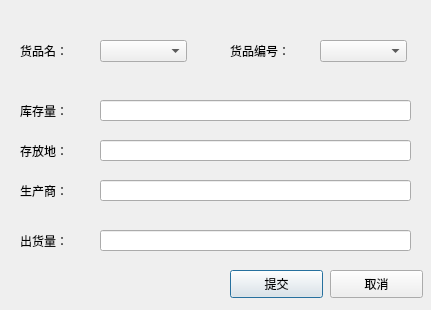
<?xml version="1.0" encoding="UTF-8"?>
<ui version="4.0">
 <class>Seller_newShipmentLog</class>
 <widget class="QDialog" name="Seller_newShipmentLog">
  <property name="geometry">
   <rect>
    <x>0</x>
    <y>0</y>
    <width>431</width>
    <height>310</height>
   </rect>
  </property>
  <property name="windowTitle">
   <string>Dialog</string>
  </property>
  <widget class="QPushButton" name="btn_submit">
   <property name="geometry">
    <rect>
     <x>230</x>
     <y>270</y>
     <width>93</width>
     <height>28</height>
    </rect>
   </property>
   <property name="text">
    <string>提交</string>
   </property>
  </widget>
  <widget class="QPushButton" name="btn_cancel">
   <property name="geometry">
    <rect>
     <x>330</x>
     <y>270</y>
     <width>93</width>
     <height>28</height>
    </rect>
   </property>
   <property name="text">
    <string>取消</string>
   </property>
  </widget>
  <widget class="QComboBox" name="comboBox_goodsName">
   <property name="geometry">
    <rect>
     <x>100</x>
     <y>40</y>
     <width>87</width>
     <height>22</height>
    </rect>
   </property>
  </widget>
  <widget class="QLabel" name="label_goodsName">
   <property name="geometry">
    <rect>
     <x>20</x>
     <y>40</y>
     <width>72</width>
     <height>21</height>
    </rect>
   </property>
   <property name="text">
    <string>货品名：</string>
   </property>
  </widget>
  <widget class="QLabel" name="label_goodsID">
   <property name="geometry">
    <rect>
     <x>230</x>
     <y>40</y>
     <width>81</width>
     <height>21</height>
    </rect>
   </property>
   <property name="text">
    <string>货品编号：</string>
   </property>
  </widget>
  <widget class="QLineEdit" name="lineEdit_storageNum">
   <property name="geometry">
    <rect>
     <x>100</x>
     <y>100</y>
     <width>311</width>
     <height>21</height>
    </rect>
   </property>
   <property name="readOnly">
    <bool>true</bool>
   </property>
  </widget>
  <widget class="QLineEdit" name="lineEdit_place">
   <property name="geometry">
    <rect>
     <x>100</x>
     <y>140</y>
     <width>311</width>
     <height>21</height>
    </rect>
   </property>
   <property name="readOnly">
    <bool>true</bool>
   </property>
  </widget>
  <widget class="QLineEdit" name="lineEdit_producer">
   <property name="geometry">
    <rect>
     <x>100</x>
     <y>180</y>
     <width>311</width>
     <height>21</height>
    </rect>
   </property>
   <property name="readOnly">
    <bool>true</bool>
   </property>
  </widget>
  <widget class="QLabel" name="label_storageNum">
   <property name="geometry">
    <rect>
     <x>20</x>
     <y>100</y>
     <width>72</width>
     <height>21</height>
    </rect>
   </property>
   <property name="text">
    <string>库存量：</string>
   </property>
  </widget>
  <widget class="QLabel" name="label_place">
   <property name="geometry">
    <rect>
     <x>20</x>
     <y>140</y>
     <width>72</width>
     <height>21</height>
    </rect>
   </property>
   <property name="text">
    <string>存放地：</string>
   </property>
  </widget>
  <widget class="QLabel" name="label_producer">
   <property name="geometry">
    <rect>
     <x>20</x>
     <y>180</y>
     <width>72</width>
     <height>21</height>
    </rect>
   </property>
   <property name="text">
    <string>生产商：</string>
   </property>
  </widget>
  <widget class="QLabel" name="label_shipmentNum">
   <property name="geometry">
    <rect>
     <x>20</x>
     <y>230</y>
     <width>72</width>
     <height>21</height>
    </rect>
   </property>
   <property name="text">
    <string>出货量：</string>
   </property>
  </widget>
  <widget class="QLineEdit" name="lineEdit_shipmentNum">
   <property name="geometry">
    <rect>
     <x>100</x>
     <y>230</y>
     <width>311</width>
     <height>21</height>
    </rect>
   </property>
   <property name="readOnly">
    <bool>false</bool>
   </property>
  </widget>
  <widget class="QComboBox" name="comboBox_goodsID">
   <property name="geometry">
    <rect>
     <x>320</x>
     <y>40</y>
     <width>87</width>
     <height>22</height>
    </rect>
   </property>
  </widget>
 </widget>
 <resources/>
 <connections/>
</ui>
